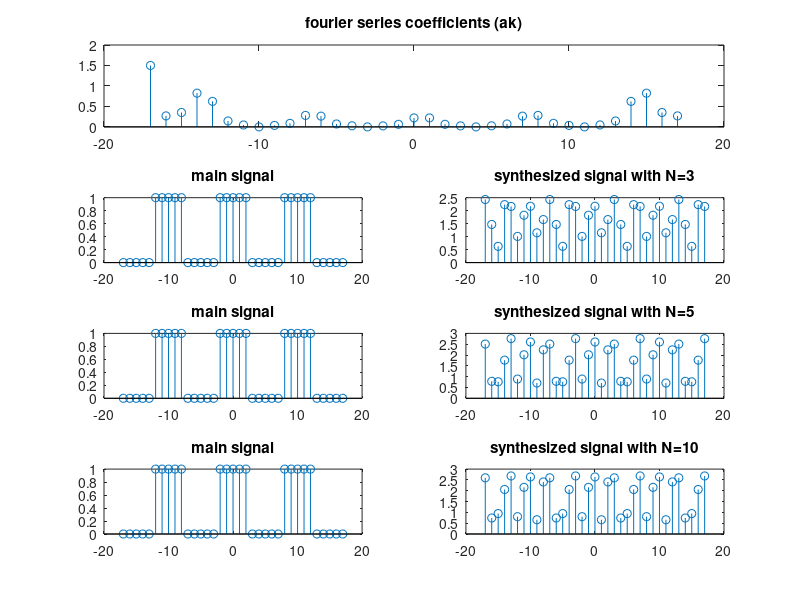

MATLAB code for this plot:
clear;clc;close all;
N=3;
N1=5;
N2=10;
period=10;
W0=2*pi/period;
n=-17:17;
f=[0 0 0 0 0 1 1 1 1 1 0 0 0 0 0 1 1 1 1 1 0 0 0 0 0 1 1 1 1 1 0 0 0 0 0];
x=zeros(1,length(n));
x1=zeros(1,length(n));
x2=zeros(1,length(n));
X=fft(fftshift(f));
ak=X/period;
for k=0:N
    x=x+ak(k+1).*exp(j*k*W0*n);
end
for k=0:N1
    x1=x1+ak(k+1).*exp(j*k*W0*n);
end
for k=0:N2
    x2=x2+ak(k+1).*exp(j*k*W0*n);
end
subplot(4,2,[1 2])
stem(n,abs(ak))
title('fourier series coefficients (ak)');
subplot(4,2,3)
stem(n, f);
title('main signal');
subplot(4,2,4)
stem(n, abs(x));
title('synthesized signal with N=3');
subplot(4,2,5)
stem(n, f);
title('main signal');
subplot(4,2,6)
stem(n, abs(x1));
title('synthesized signal with N=5');
subplot(4,2,7)
stem(n, f);
title('main signal');
subplot(4,2,8)
stem(n, abs(x2));
title('synthesized signal with N=10');